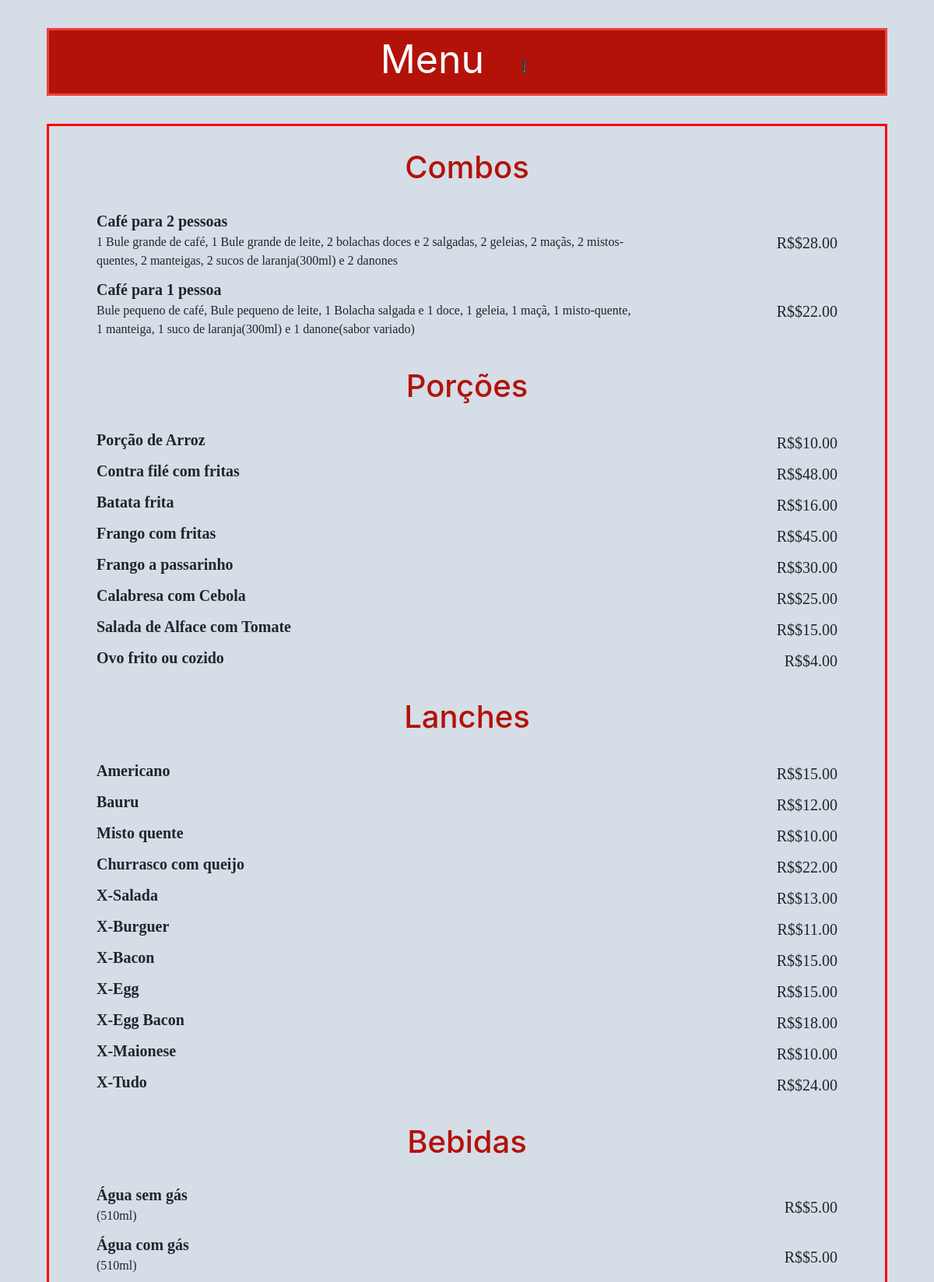
The page / (upper part) on the database its author committed.
### tables this page shows
CREATE TABLE "combos" (
	"id"	INTEGER NOT NULL UNIQUE,
	"name"	TEXT,
	"ingredients"	TEXT NOT NULL,
	"price"	REAL,
	PRIMARY KEY("id" AUTOINCREMENT)
);

CREATE TABLE "portions" (
	"id"	INTEGER NOT NULL UNIQUE,
	"name"	TEXT,
	"ingredients"	TEXT NOT NULL,
	"price"	REAL,
	PRIMARY KEY("id" AUTOINCREMENT)
);

CREATE TABLE "lanches" (
	"id"	INTEGER NOT NULL UNIQUE,
	"name"	TEXT,
	"ingredients"	TEXT NOT NULL,
	"price"	REAL,
	PRIMARY KEY("id" AUTOINCREMENT)
);

CREATE TABLE "bebidas" (
	"id"	INTEGER NOT NULL UNIQUE,
	"name"	TEXT,
	"ingredients"	TEXT NOT NULL,
	"price"	REAL,
	PRIMARY KEY("id" AUTOINCREMENT)
);

### application.py (the view)
@app.route("/")
def index():
    combos = db.execute("SELECT * FROM combos")
    bebidas = db.execute("SELECT * FROM bebidas")
    drinks = db.execute("SELECT * FROM drinks")
    lanches = db.execute("SELECT * FROM lanches")
    portions = db.execute("SELECT * FROM portions")
    return render_template("index.html", combos=combos, bebidas=bebidas, drinks=drinks, lanches=lanches, portions=portions)

### application.py (called while the page is built)
@app.after_request
def after_request(response):
    response.headers["X-UA-Compatible"] = "IE=Edge,chrome=1"
    response.headers["Cache-Control"] = "no-cache, no-store, must-revalidate"
    response.headers["Expires"] = 0
    response.headers["Pragma"] = "no-cache"
    response.headers['Cache-Control'] = 'public, max-age=0'
    return response

### templates/index.html (shortened to what this page needs)
{% extends "layout.html" %}
{% block body %}
<body style="background-color: #d5dde7">
    <nav class="borda logo">
        <a style="text-align: center; font-size: 50px;">
            Menu
            <span><img src="/static/heart.png" style="width: 7%; height: 10%; padding-bottom: 5px"/></span>
        </a>
    </nav>
<div class="menu">
    <h1 style="text-align: center; position: relative; margin-top: 3%; margin-bottom: 3%; color: #b31209">
        Combos
    </h1>
    <table class="container">
        {% for combo in combos %}
            <tr>
                <td class="fonte">
                    <dt>{{ combo.name }}</dt>
                    <dd>{{ combo.ingredients }} </dd>
                </td>
                <td class="fonte" style="text-align: end;">
                    R${{ "$%.2f"|format(combo.price) }}
                </td>
            </tr>
        {% endfor %}
    </table>
    <h1 style="text-align: center; position: relative; margin-top: 3%; margin-bottom: 3%; color: #b31209">
        Porções
    </h1>
    <table class="container">
    {% for portion in portions %}
            <tr>
                <td class="fonte">
                    <dt>{{ portion.name }}</dt>
                </td>
                <td class="fonte" style="text-align: end;">
                    R${{ "$%.2f"|format(portion.price) }}
                </td>
            </tr>
        {% endfor %}
    </table>
    <h1 style="text-align: center; position: relative; margin-top: 3%; margin-bottom: 3%; color: #b31209">
        Lanches
    </h1>
    <table class="container">
        {% for lanche in lanches %}
            <tr>
                <td class="fonte">
                    <dt>{{ lanche.name }}</dt>
                </td>
                <td class="fonte" style="text-align: end;">
                    R${{ "$%.2f"|format(lanche.price) }}
                </td>
            </tr>
        {% endfor %}
    </table>
    <h1 style="text-align: center; position: relative; margin-top: 3%; margin-bottom: 3%; color: #b31209">
        Bebidas
    </h1>
    <table class="container">
        {% for bebida in bebidas %}
            <tr>
                <td class="fonte">
                    <dt>{{ bebida.name }}</dt>
                    <dd>{{ bebida.ingredients }}</dd>
                </td>
                <td class="fonte" style="text-align: end;">
                    R${{ "$%.2f"|format(bebida.price) }}
                </td>
            </tr>
        {% endfor %}
    </table>
    </div>
</body>
{% endblock %}

### templates/layout.html (shortened to what this page needs)
<!DOCTYPE html>
    <html lang="pt-BR">
    <head>
        <link rel="stylesheet" href="static/styles.css">
        <link rel="stylesheet" href="https://cdn.jsdelivr.net/npm/bootstrap@4.5.3/dist/css/bootstrap.min.css">
        <link rel="stylesheet" href="https://unicons.iconscout.com/release/v4.0.0/css/line.css">
    </head>
        {% block body %}{% endblock %}
</html>

### static/styles.css (style rules this page uses)
.fonte { margin-left: 15%; margin-right: 15%; font-size: 20px; border-radius: 16px; font-family: 'Luminari', fantasy; max-width: 3rem; }
.borda { border: 3px solid #FF0000; background-color: darkred; }
.logo { margin: 3% 5% 0px 5%; text-align: center; border-color: #ea433b; color: white; background:#b31209; }
a img { max-width: 100%; filter: invert(100%); transform: scaleX(-1); }
dd { font-size: medium ; max-width: 80%; }
@media (max-width: 1399px) { .menu { border: 3px solid red; margin: 5% 20% 0px 20%; padding: 0px 5% 0px 5%; } }
@media (orientation: portrait) { .menu { border: 3px solid red; margin: 3% 5% 0px 5%; } }
@media (orientation: portrait) { .fonte { max-width: 30%; } }

### rows shown on the page
combos: name "Café para 2 pessoas", ingredients "1 Bule grande de café, 1 Bule grande de leite, 2 bolachas doces e 2 salgadas, 2 geleias, 2 maçãs, 2 mistos-quentes, 2 manteigas, 2 sucos de laranja(300ml) e 2 danones", price "$28.00"
combos: name "Café para 1 pessoa", ingredients "Bule pequeno de café, Bule pequeno de leite, 1 Bolacha salgada e 1 doce, 1 geleia, 1 maçã, 1 misto-quente, 1 manteiga, 1 suco de laranja(300ml) e 1 danone(sabor variado)", price "$22.00"
portions: name "Porção de Arroz", price "$10.00"
portions: name "Contra filé com fritas", price "$48.00"
portions: name "Batata frita", price "$16.00"
portions: name "Frango com fritas", price "$45.00"
portions: name "Frango a passarinho", price "$30.00"
portions: name "Calabresa com Cebola", price "$25.00"
portions: name "Salada de Alface com Tomate", price "$15.00"
portions: name "Ovo frito ou cozido", price "$4.00"
lanches: name "Americano", price "$15.00"
lanches: name "Bauru", price "$12.00"
lanches: name "Misto quente", price "$10.00"
lanches: name "Churrasco com queijo", price "$22.00"
lanches: name "X-Salada", price "$13.00"
lanches: name "X-Burguer", price "$11.00"
lanches: name "X-Bacon", price "$15.00"
lanches: name "X-Egg", price "$15.00"
lanches: name "X-Egg Bacon", price "$18.00"
lanches: name "X-Maionese", price "$10.00"
lanches: name "X-Tudo", price "$24.00"
bebidas: name "Água sem gás", ingredients "(510ml)", price "$5.00"
bebidas: name "Água com gás", ingredients "(510ml)", price "$5.00"
